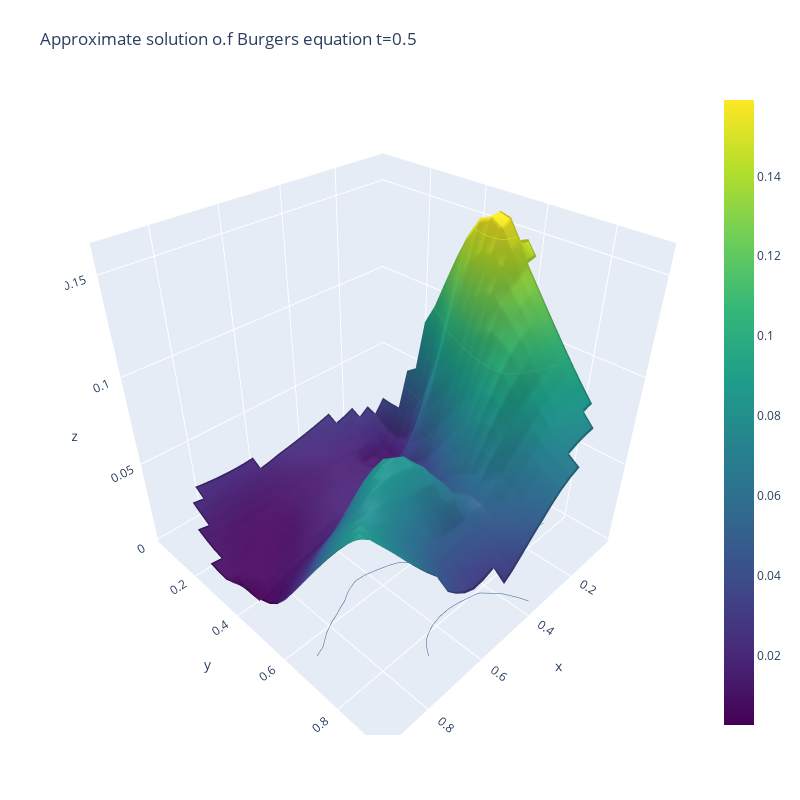

The cell this chart's notebook holds for it:
### Code cell
fig = go.Figure(data=[go.Surface(z=zi, x=xi, y=yi)])
fig.update_layout(title='Approximate solution o.f Burgers equation t={}'.format(my_t), autosize=False,
                  width=800, height=800,
                  margin=dict(l=65, r=50, b=65, t=90))

fig.update_traces(contours_z=dict(show=True, usecolormap=True,
                                  highlightcolor="limegreen", project_z=True), colorscale="viridis")

fig.show()

### Figure 1 — Plotly figure (JSON) as saved in the notebook; plotly's stock layout.template omitted (floating-point values rounded to 4 significant figures; data arrays with more than 128 entries replaced by an {"elided": "..."} marker saying what was removed)
{"data": [{"colorscale": [[0, "#440154"], [0.1111, "#482878"], [0.2222, "#3e4989"], [0.3333, "#31688e"], [0.4444, "#26828e"], [0.5556, "#1f9e89"], [0.6667, "#35b779"], [0.7778, "#6ece58"], [0.8889, "#b5de2b"], [1, "#fde725"]], "contours": {"z": {"highlightcolor": "limegreen", "project": {"z": true}, "show": true, "usecolormap": true}}, "type": "surface", "x": {"elided": "28x28 float values"}, "y": {"elided": "28x28 float values"}, "z": {"elided": "28x28 float values"}}], "layout": {"autosize": false, "height": 800, "margin": {"b": 65, "l": 65, "r": 50, "t": 90}, "title": {"text": "Approximate solution o.f Burgers equation t=0.5"}, "width": 800}}
